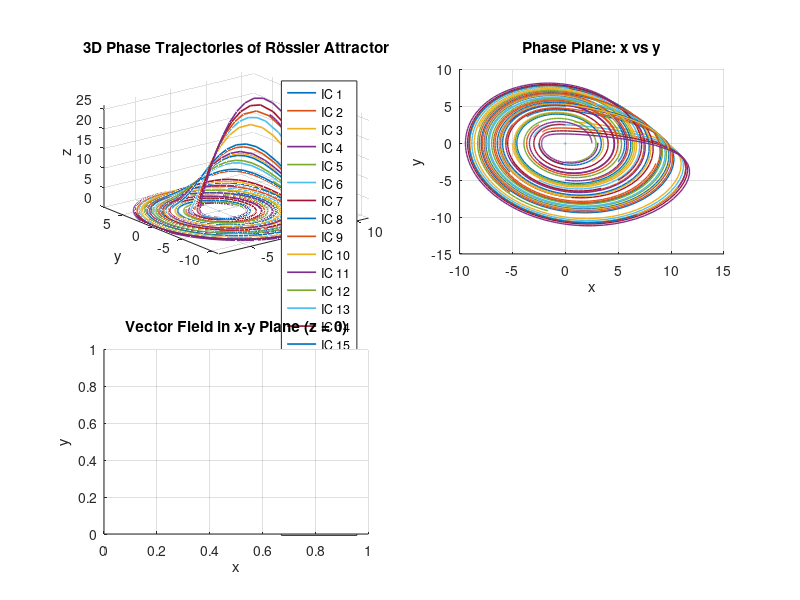

MATLAB code to generate this figure: (Note: this script raises an error after producing the figure.)
clc, clear, close all;

% We want to see the trajectory of the Rössler attractor for certain values
% of a, b, and c. The Rössler system is characterised by the following
% differential equations:
%
% x˙1 = −x2 − x3 (2.1)
% x˙2 = x1 + a x2 (2.2)
% x˙3 = b + x3(x1 − c) (2.3)
%
% This system exhibits chaotic behavior for parameters a = 0.2, b = 0.2,
% c = 5.7, with initial conditions near the origin (e.g., (0.1, 0.1, 0.1)^T).
% We will simulate the system for different starting conditions.
% Rössler system parameters


a = 0.2;
b = 0.2;
c = 5.7;


% Define the Rössler system equations
Rossler_System = @(t, x) [
    -x(2) - x(3);             % dx/dt
    x(1) + a * x(2);          % dy/dt
    b + x(3) * (x(1) - c)     % dz/dt
];


% Time span
t_span = [0 10];


% Define a set of initial conditions
x0_values = linspace(-5, 5, 5);   % Sweep over x-axis initial values
y0_values = linspace(-5, 5, 5);   % Sweep over y-axis initial values
z0_fixed = 0.0;                   % Fixed initial z for simplicity


% Store all initial conditions
initial_conditions = [];
for i = 1:length(x0_values)
    for j = 1:length(y0_values)
        initial_conditions = [initial_conditions; x0_values(i), y0_values(j), z0_fixed];
    end
end


% Create figure window
figure('Position', [100, 100, 1200, 900]);


% Subplot 1: 3D Phase Portrait
subplot(2, 2, 1);
hold on;
grid on;
title('3D Phase Trajectories of Rössler Attractor');
xlabel('x');
ylabel('y');
zlabel('z');
view(3);

colors = lines(size(initial_conditions, 1));


for i = 1:size(initial_conditions, 1)
    [~, X] = ode45(Rossler_System, t_span, initial_conditions(i,:));
    
    plot3(X(:,1), X(:,2), X(:,3), 'Color', colors(i,:), 'LineWidth', 1.2);
    
end


legend(arrayfun(@(k) sprintf('IC %d', k), 1:size(initial_conditions, 1), 'UniformOutput', false));
axis tight;
rotate3d on;


% Subplot 2: 2D Phase Plane (x vs y)
subplot(2, 2, 2);
hold on; grid on;
title('Phase Plane: x vs y');
xlabel('x');
ylabel('y');


for i = 1:size(initial_conditions, 1)
    [~, X] = ode45(Rossler_System, t_span, initial_conditions(i,:));
    plot(X(:,1), X(:,2), 'Color', colors(i,:), 'LineWidth', 1);
end


% Subplot 3: Vector Field on x-y slice at fixed z
subplot(2, 2, 3);
title('Vector Field in x-y Plane (z = 0)');
xlabel('x'); ylabel('y'); grid on;


[x_grid, y_grid] = meshgrid(-10:0.5:10, -10:0.5:10);
z_fixed = 0;  % Slice at z = 0
u = -y_grid - z_fixed;                     % dx/dt
v = x_grid + a * y_grid;                   % dy/dt
streamslice(x_grid, y_grid, u, v);


% Subplot 4: Time Evolution from a Representative Initial Condition
subplot(2, 2, 4);
initial_condition = [1; 1; 0]; % Example initial condition
[T, X] = ode45(Rossler_System, t_span, initial_condition);


plot(T, X(:,1), 'Color', [0.4 0.4 0.4], 'LineWidth', 1.5, 'DisplayName', 'x(t)');
hold on;
plot(T, X(:,2), 'Color', [0 0.5 0.5], 'LineWidth', 1.5, 'DisplayName', 'y(t)');
plot(T, X(:,3), 'Color', [0.8 0.2 0.2], 'LineWidth', 1.5, 'DisplayName', 'z(t)');


xlabel('Time (s)');
ylabel('State Variables');
title('Time Evolution of x, y, z');
legend('show', 'Location', 'best');
grid on;
